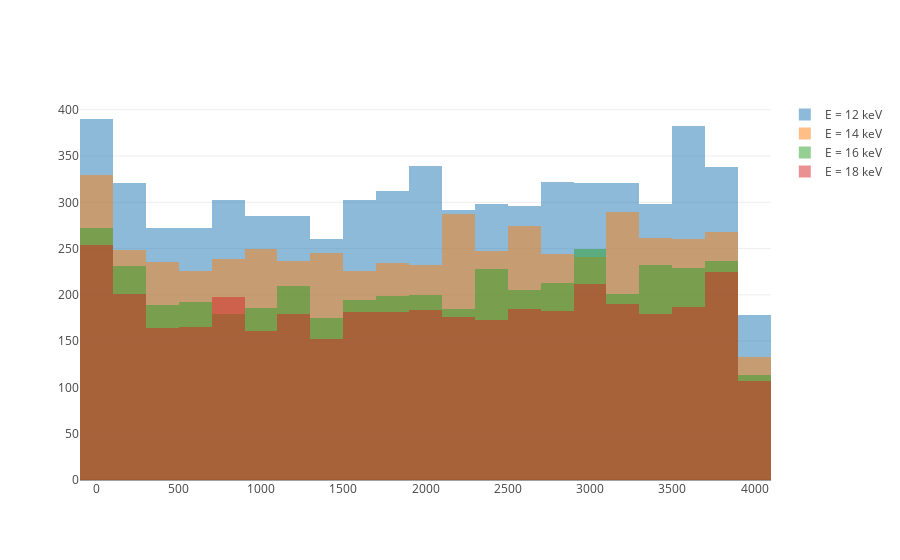

Notebook code cell kept with this figure:
### Code cell
bins = 30

hist18 = go.Histogram(x = 18000 - trap18.E, nbinsx=bins, opacity=0.5, name = "E = 18 keV")
hist16 = go.Histogram(x = 16000 - trap16.E, nbinsx=bins, opacity=0.5, name = "E = 16 keV")
hist14 = go.Histogram(x = 14000 - trap14.E, nbinsx=bins, opacity=0.5, name = "E = 14 keV")
hist12 = go.Histogram(x = 12000 - trap12.E, nbinsx=bins, opacity=0.5, name = "E = 12 keV")

iplot(go.Figure( data = [hist12, hist14, hist16, hist18], layout= go.Layout(barmode='overlay')))

### Figure 1 — Plotly figure (JSON) as saved in the notebook; plotly's stock layout.template omitted (floating-point values rounded to 4 significant figures; data arrays with more than 128 entries replaced by an {"elided": "..."} marker saying what was removed)
{"data": [{"name": "E = 12 keV", "nbinsx": 30, "opacity": 0.5, "type": "histogram", "uid": "c5ba9dc0-f7b1-11e8-a03f-00304f5161d0", "x": {"elided": "6386 float values"}}, {"name": "E = 14 keV", "nbinsx": 30, "opacity": 0.5, "type": "histogram", "uid": "c5ba9dc1-f7b1-11e8-adb0-00304f5161d0", "x": {"elided": "5206 float values"}}, {"name": "E = 16 keV", "nbinsx": 30, "opacity": 0.5, "type": "histogram", "uid": "c5ba9dc2-f7b1-11e8-9d10-00304f5161d0", "x": {"elided": "4321 float values"}}, {"name": "E = 18 keV", "nbinsx": 30, "opacity": 0.5, "type": "histogram", "uid": "c5ba9dc3-f7b1-11e8-9693-00304f5161d0", "x": {"elided": "3837 float values"}}], "layout": {"barmode": "overlay"}}
